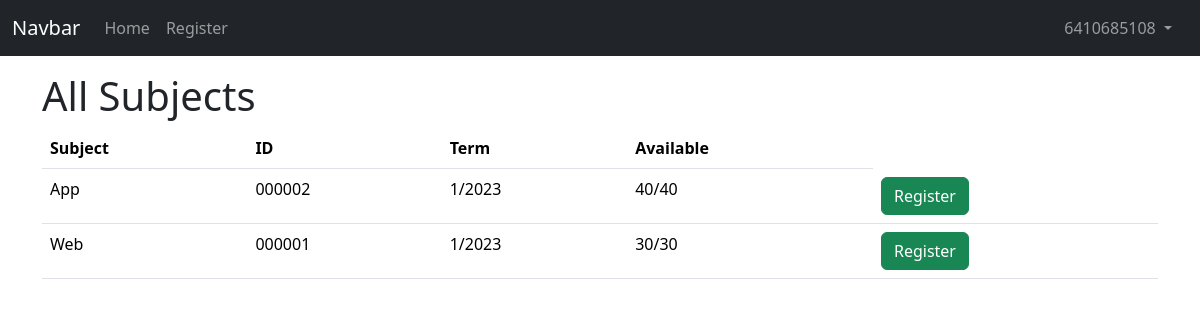
The page /subjects/ (signed in) on the database as committed earlier.
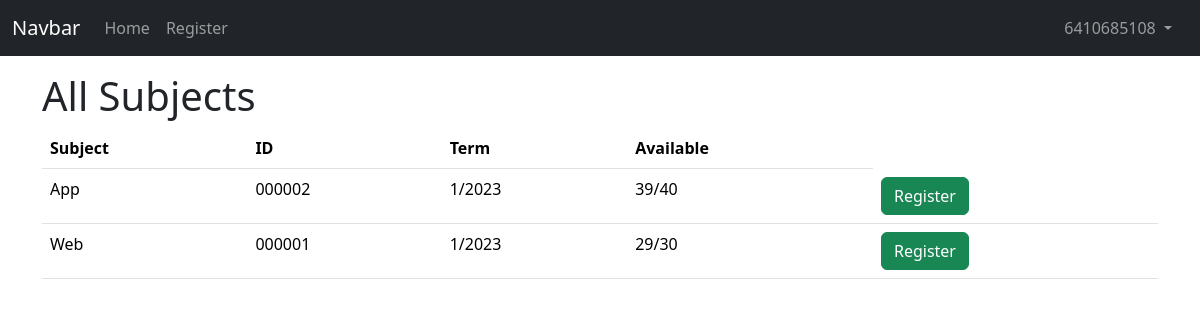
The same page on the database as committed later.
### subjects/models.py (models this page shows, shortened)
class subject(models.Model):
    subjectID = models.CharField(max_length=6)
    subjectName = models.CharField(max_length=64)
    term = models.IntegerField(default=0)
    year = models.IntegerField(default=datetime.now().year)
    remaining_class = models.IntegerField()
    max_class = models.IntegerField()
    subjectStatus = models.BooleanField(default=False)

### subjects/views.py (the view)
# urls.py: path('', views.showallsubject, name='allsubject'),
@login_required
def showallsubject(request):
    return render(request, 'subjects/subject.html', {'all_subjects': subject.objects.all()})

### subjects/templates/subjects/subject.html (shortened to what this page needs)
{% extends "subjects/layout.html" %}
{% block body %}
    <h1 class="mt-3">All Subjects</h1>
    <table class="table">
        <thead>
          <tr>
            <th scope="col">Subject</th>
            <th scope="col">ID</th>
            <th scope="col">Term</th>
            <th scope="col">Available</th>
          </tr>
        </thead>
        <tbody>
    {% for subject in all_subjects %}
        <tr>
            <form action="users/register" method="post">
                <td name="subjectName">{{subject.subjectName}}</th>
                <td name="subjectID">{{ subject.subjectID }}</td>
                <td>{{ subject.term }}/{{ subject.year }}</td>
                <td name="available">{{ subject.remaining_class }}/{{ subject.max_class }}</td>
                {% if subject.subjectStatus %}
                    <td><a href="register/{{subject.subjectID}}" class="btn btn-success" onclick="return confirm('Comfirm Register or not.')">Register</a></td>
                {% else %}
                    <td>Close<td>
                {% endif %}
            </form>
        </tr>
    {% empty %}
        <p>ไม่มีรายวิชาเปิดในเทอมนี้</p>
    {% endfor %}
{% endblock %}

Rows that differ between the two databases and show on the page:
changed subject "App": remaining_class "40" → "39"
changed subject "Web": remaining_class "30" → "29"
